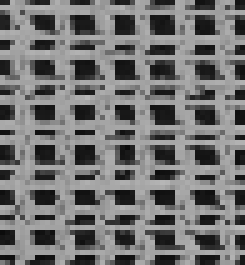
#> input picture data/D20.png, 49 x 53 px, found by its file name (shown 5 times larger)
$ python evalTextureSynth.py
#> lines starting #> are read from the running program, lines starting #| are printed output that depends on the picture; after the words box and inside, x2 and y2 are one past the last pixel; in counts of white or black regions, pixels touching at a corner belong together; long printed decimals are rounded
#> further down, img is the input picture: shape (53, 49, 4); mean R, G, B, A 114.4, 114.4, 114.4, 255
import numpy as np
from skimage import io
import matplotlib.pyplot as plt
from scipy import ndimage
import time

np.random.seed(1)

def synthRandomPatch(img, tileSize, numTiles, outSize):
#> called with tileSize = 40, numTiles = 5, outSize = 200
    outImage = np.ones((outSize,outSize,3),dtype=np.uint8)
    r,c=0,0
    while(r<outSize):
        c=0
        while(c<outSize):
            randR=np.random.randint(0,img.shape[0]-tileSize+1)
            randC=np.random.randint(0,img.shape[1]-tileSize+1)
            outImage[r:r+tileSize,c:c+tileSize,:]=img[randR:randR+tileSize,randC:randC+tileSize,:3]
            c+=tileSize
        r+=tileSize
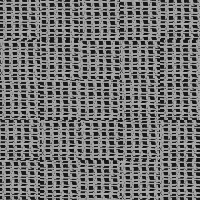
#> outImage: shape (200, 200, 3); min 12, max 189, mean 114.9
#> after the loop, r = 200
    plt.imshow(outImage[:,:,:3])
    plt.show()
    return outImage

def getNoofNghs(pixelList,mask,winSize):
    pixels = dict()
    maskOnes = np.ones((winSize,winSize))
    for pixel in pixelList:
        x,y = pixel
        #Doing this to get the transform of the pixel indexes from dilation to binImg, since binImg is padded with winSize//2 no of zeros on each side
        x,y=x+winSize//2,y+winSize//2
        mul = mask[x-winSize//2:x+winSize//2 + 1, y-winSize//2:y+winSize//2 + 1]
        pixels[(x,y)]=np.sum(np.multiply(mul,maskOnes))
    return pixels

def getPatchFromImg(Img,winSize):
    patches = list()
    for i in range(Img.shape[0]-winSize+1):
        for j in range(Img.shape[1]-winSize+1):
            patches.append(np.ndarray.flatten(Img[i:i+winSize,j:j+winSize]))
    return np.array(patches)

def SSD(patches,validMask,validImg):
    diff = patches-validImg
    return np.sum(np.square(diff*validMask),axis=1)

def synthEfrosLeung(img, winSize, outSize):
#> called with winSize = 15, outSize = 70
    start = time.time()
    h,w = outSize+winSize-1,outSize+winSize-1

    paddedImg =np.pad(img[:,:,0],winSize//2)
    outImg = np.zeros((h,w),dtype=np.uint8)
    binImg = np.zeros(outImg.shape)
    finalImg = np.zeros((outSize,outSize,3),dtype=np.uint8)

    # Random patch for the initialization
    randR=np.random.randint(0,img.shape[0]-winSize+1)
#> randR = 4
    randC=np.random.randint(0,img.shape[1]-winSize+1)
#> randC = 24

    outImg[h//2-winSize//2 :h//2 + winSize//2 +1 ,w//2-winSize//2 :w//2 + winSize//2 +1] = img[randR:randR+winSize,randC:randC+winSize,0]
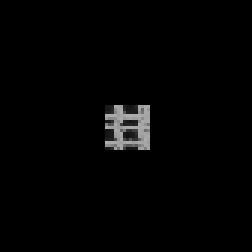
#> outImg: shape (84, 84) (shown 3 times larger); min 0, max 175, mean 3.6
    binImg[outImg>1]=1
    patches = getPatchFromImg(paddedImg,winSize)
#> after the loop in getPatchFromImg, `for i in range(Img.shape[0]-winSize+1):`: patches = 2597 items
#> in getPatchFromImg, `return np.array(patches)`:
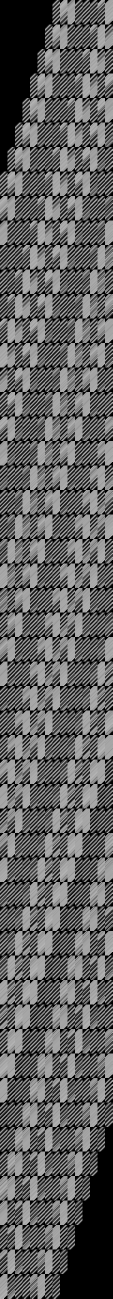
#> returned value: shape (2597, 225) (shown at 1/2 size); min 0, max 189, mean 98.7
    cnt=0
    while(cnt<outSize*outSize-winSize*winSize):
        dilate =  ndimage.binary_dilation(binImg[winSize//2:outSize+winSize//2,winSize//2:outSize+winSize//2],structure=np.ones((winSize,winSize))).astype(outImg.dtype) - binImg[winSize//2:outSize+winSize//2,winSize//2:outSize+winSize//2]
        pixelList = np.transpose(np.nonzero(dilate>0))
        pixels=getNoofNghs(pixelList,binImg,winSize)
        sortedPixelList = sorted(pixels.items(), key=lambda item: item[1], reverse=True)

        for pixel in sortedPixelList:
            cnt+=1
            x,y = pixel[0]
            validMask = np.ndarray.flatten(binImg[x-winSize//2:x+winSize//2+1 , y-winSize//2:y+winSize//2+1])[np.newaxis,:]
            validMask = np.repeat(validMask, repeats=patches.shape[0], axis=0)
            validImg = np.repeat(np.ndarray.flatten(outImg[x-winSize//2:x+winSize//2+1 , y-winSize//2:y+winSize//2+1])[np.newaxis,:],repeats=patches.shape[0],axis=0)
            ssd=SSD(patches,validMask,validImg)
            ssdMin = np.min(ssd)
            bestMatches = np.where(ssd<=ssdMin*1.1)[0]
            bestMatch = np.random.choice(bestMatches)
            bestMatchX,bestMatchY = bestMatch//img.shape[1],bestMatch%img.shape[1]
            outImg[x,y]=img[bestMatchX,bestMatchY,0]
            binImg[outImg>0]=1
            finalImg[:,:,0] = outImg[winSize//2:outSize+winSize//2,winSize//2:outSize+winSize//2]
            finalImg[:,:,1] = outImg[winSize//2:outSize+winSize//2,winSize//2:outSize+winSize//2]
            finalImg[:,:,2] = outImg[winSize//2:outSize+winSize//2,winSize//2:outSize+winSize//2]
#> this loop made 4 passes
#> pass 1, in SSD (call 4), `diff = patches-validImg`:
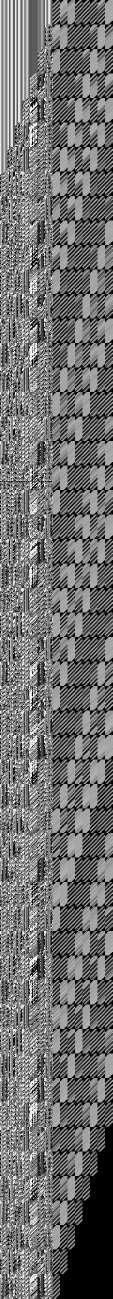
#> diff: shape (2597, 225) (shown at 1/2 size); min 0, max 255, mean 112.4
#> after the loop:
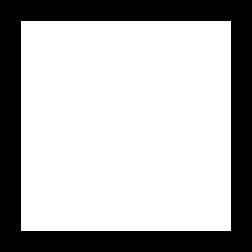
#> binImg: shape (84, 84) float64 (shown 3 times larger); values 0 (black) and 1 (white), 69.4% white; 1 black region, box (x1, y1, x2, y2) and area: (0, 0, 84, 84) 2156
#> after the loop:
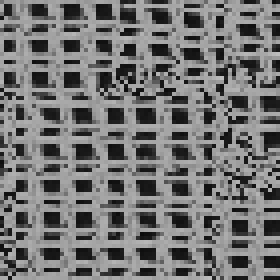
#> finalImg: shape (70, 70, 3) (shown 4 times larger); min 12, max 189, mean 116.2
#> after the loop:
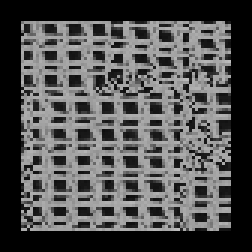
#> outImg: shape (84, 84) (shown 3 times larger); min 0, max 189, mean 80.7
#> after the loop, cnt = 4675
    end = time.time()
    print("Time: ",(end-start)* 10**3)
#| Time:  11790.877
    # plt.imshow((finalImg * 255).astype(np.uint8))
    plt.imshow(finalImg)
    plt.show()
    return finalImg


# Load images
img = io.imread('./data/texture/D20.png')
# img = io.imread('./data/texture/Texture2.bmp')
# img = io.imread('./data/texture/english.jpg')


# Random patches
tileSize = 40 # specify block sizes
numTiles = 5
outSize = numTiles * tileSize # calculate output image size

# implement the following, save the random-patch output and record run-times
im_patch = synthRandomPatch(img, tileSize, numTiles, outSize)


# Non-parametric Texture Synthesis using Efros & Leung algorithm
winsize = 15 # specify window size (5, 7, 11, 15)
outSize = 70 # specify size of the output image to be synthesized (square for simplicity)

# implement the following, save the synthesized image and record the run-times
im_synth = synthEfrosLeung(img, winsize, outSize)
